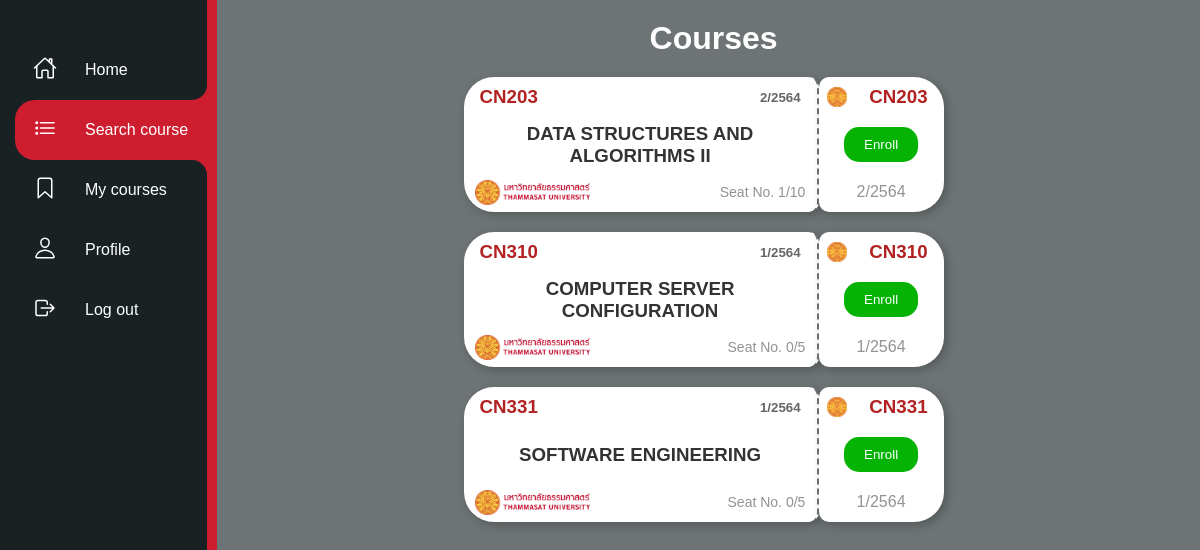
The page /courses/ (signed in) on the database its author committed.
### courses/models.py (models this page shows, shortened)
class Course(models.Model):
    c_code = models.CharField(max_length=5)
    c_name = models.CharField(max_length=150, null = True)
    semester = models.IntegerField()
    a_year = models.IntegerField()
    count_stu = models.IntegerField(default=0)
    max_stu = models.IntegerField()
    status = models.BooleanField(default=True)

### courses/decorators.py (the view)
	def wrapper_function(request, *args, **kwargs):
		group = None
		if request.user.groups.exists():
			group = request.user.groups.all()[0].name
		if group == 'admin':
			return redirect('courses:indexadmin')
		if group == 'student':
			return view_func(request, *args, **kwargs)

### courses/views.py (called while the page is built)
@login_required(login_url='courses:login')
@student_only
def courses(request):
    my_course = request.user.student.enroll_set.all()
    list_of_ids = []
    for en_c in my_course:
        list_of_ids.append(en_c.course.c_code)
    courses = Course.objects.exclude(c_code__in=list_of_ids)
    context = {"courses": courses}
    return render(request, "courses/courses.html", context)

### courses/templates/courses/courses.html (shortened to what this page needs)
{% extends "courses/layout.html" %}
{% load static %}
{% block body %}
<div class="navigation">
        <ul>
            <li class="list">
                <a href="{% url 'courses:index' %}">
                    <span class="icon"><ion-icon name="home-outline"></ion-icon></span>
                    <span class="title">Home</span>
                </a>
            </li>
            <li class="list active">
                <a href="{% url 'courses:courses' %}">
                    <span class="icon"><ion-icon name="list-outline"></ion-icon></span>
                    <span class="title">Search course</span>
                </a>
            </li>
            <li class="list">
                <a href="{% url 'courses:registration' %}">
                    <span class="icon"><ion-icon name="bookmark-outline"></ion-icon></span>
                    <span class="title">My courses</span>
                </a>
            </li>
            <li class="list">
                    <a href="{% url 'courses:profile' %}">
                    <span class="icon"><ion-icon name="person-outline"></ion-icon></span>
                    <span class="title">Profile</span>
                </a>
            </li>
            <li class="list">
                <a href="{% url 'courses:logout' %}">
                    <span class="icon"><ion-icon name="log-out-outline"></ion-icon></span>
                    <span class="title">Log out</span>
                </a>
            </li>
        </ul>
    </div>
    <div class="container">
        <h1>Courses</h1>
        {% for course in courses %}
            {% if course.status %}
                <div class="ticket">
                    <div class="left">
                        <div class="head">
                            <div class="h-l">
                                <h3>{{course.c_code}}</h3>
                            </div>
                            <div class="h-r">
                                <h5>{{course.semester}}/{{course.a_year}}</h5>
                            </div>
                        </div>
                        <div class="cname">
                            <h3>{{course.c_name}}</h3>
                        </div>
                        <div class="footer">
                            <div class="ft-l">
                                <img src="{% static 'images/TUlogoHor.png' %}" alt="">
                            </div>
                            <div class="ft-r">
                                <p>Seat No. {{course.count_stu}}/{{course.max_stu}}</p>
                            </div>
                        </div>
                    </div>
                    {% if course.count_stu != course.max_stu  %}
                    <div class="right">
                        <div class="head">
                            <div class="h-l">
                                <img src="{% static 'images/Thammasat_main_logo.png' %}" alt="">
                            </div>
                            <div class="h-r">
                                <h3>{{course.c_code}}</h3>
                            </div>
                        </div>
                        <div class="content">
                                <form action= "{% url 'courses:enroll_course' course.id %}" method="POST">
                                <button  type="submit"><a>Enroll</a></button>
                                </form>
                        </div>
                        <div class="footer">
                            <p>{{course.semester}}/{{course.a_year}}</p>
                        </div>
                    </div>
                    {% else %}
                    <div class="rightfull">
                        <div class="content">
                            <h3>FULL</h3>
                        </div>
                    </div>
                    {% endif %}
                </div>
            {% endif %}
        {% endfor %}
    </div>
{% endblock %}

### static/css/style.css (style rules this page uses)
* { margin: 0; padding: 0; box-sizing: border-box; font-family: Arial, Helvetica, sans-serif; }
body { display: flex; justify-content: left; align-items: top; min-height: 100vh; background-color: #6e7475; }
.navigation { position: relative; width: 75px; background: #192123; box-shadow: 10px 0 0 #ce1d2f; border-left: 10px solid #192123; overflow-x: hidden; transition: width 0.5s; }
.navigation ul { position: absolute; top: 0; left: 0; width: 100%; padding-left: 5px; padding-top: 40px; }
.navigation ul li { position: relative; list-style: none; width: 100%; border-top-left-radius: 20px; border-bottom-left-radius: 20px; }
.navigation ul li.active { background: #ce1d2f; }
.navigation ul li.active a::before { content: ''; position: absolute; top: -30px; right: 0; width: 30px; height: 30px; background: transparent; border-radius: 50%; box-shadow: 15px 15px 0 #ce1d2f; }
.navigation ul li.active a::after { content: ''; position: absolute; bottom: -30px; right: 0; width: 30px; height: 30px; background: transparent; border-radius: 50%; box-shadow: 15px -15px 0 #ce1d2f; }
.navigation ul li a { position: relative; display: block; width: 100%; display: flex; text-decoration: none; color: #fff; }
.navigation ul li a .icon { position: relative; display: block; min-width: 60px; height: 60px; line-height: 70px; text-align: center; }
.navigation ul li a .icon ion-icon { position: relative; font-size: 1.5em; z-index: 1; }
.navigation ul li a .title { position: relative; display: block; padding-left: 10px; height: 60px; line-height: 60px; white-space: nowrap; }
.container { position: relative; width: 100%; padding: 20px; justify-content: center; align-items: center; text-align: center; }
h1 { color: white; padding-left: 20px; }
.container .ticket { position: relative; width: 480px; height: 135px; margin: 20px auto; text-align: center; display: flex; }
.container .ticket .left { width: 355px; border-right: 2px dashed #6e7475; background: white; border-bottom-right-radius: 10px; border-top-right-radius: 10px; border-bottom-left-radius: 30px; border-top-left-radius: 30px; box-shadow: 3px 3px 10px rgba(0, 0, 0, 0.25); }
.container .ticket .left .head { display: flex; justify-content: space-between; align-items: center; height: 40px; }
.container .ticket .left .head .h-l { padding-left: 1rem; color: firebrick; }
.container .ticket .left .head .h-r { padding-right: 1rem; color: #666666; }
.container .ticket .left .cname { height: 55px; justify-content: center; align-items: center; text-align: center; display: flex; padding: 1rem; color: rgb(51, 51, 51); }
.container .ticket .left .footer { display: flex; justify-content: space-between; align-items: center; height: 40px; }
.container .ticket .left .footer .ft-l { display: flex; padding-left: .7rem; }
.container .ticket .left .footer .ft-l img { height: 25px; }
.container .ticket .left .footer .ft-r { display: flex; padding-right: .7rem; }
.container .ticket .left .footer .ft-r p { font-size: 14px; color: #929292; }
.container .ticket .right { width: 125px; background: white; border-top-left-radius: 10px; border-bottom-left-radius: 10px; border-bottom-right-radius: 30px; border-top-right-radius: 30px; box-shadow: 3px 3px 10px rgba(0, 0, 0, 0.25); }
.container .ticket .right .head { align-items: center; display: flex; height: 40px; justify-content: space-between; }
.container .ticket .right .head .h-l { display: flex; padding-left: .5rem; }
.container .ticket .right .head .h-r { color: firebrick; padding-right: 1rem; }
.container .ticket .right .head .h-l img { height: 20px; }
.container .ticket .right .content { height: 55px; justify-content: center; align-items: center; text-align: center; display: flex; }
.container .ticket .right .footer { display: flex; justify-content: center; align-items: center; height: 40px; color: #929292; }
.container .ticket .right .content a { position: relative; display: inline-block; padding: 10px 20px; background: rgb(5, 179, 5); color: white; border-radius: 15px; text-decoration: none; transition: 0.5s; }
button { outline: none; -webkit-appearance: none; background: white; border: none; }
.right { background: #192123; box-shadow: 0px 0px 40px 16px rgba(0,0,0,0.22); color: #F1F1F2; position: relative; width: 50%; border-radius: 30px; }

### rows shown on the page
Course: c_code "CN203", semester "2", a_year "2564", c_name "DATA STRUCTURES AND ALGORITHMS II", status True (drawn), count_stu "1", max_stu "10"
Course: c_code "CN310", semester "1", a_year "2564", c_name "COMPUTER SERVER CONFIGURATION", status True (drawn), count_stu "0", max_stu "5"
Course: c_code "CN331", semester "1", a_year "2564", c_name "SOFTWARE ENGINEERING", status True (drawn), count_stu "0", max_stu "5"
